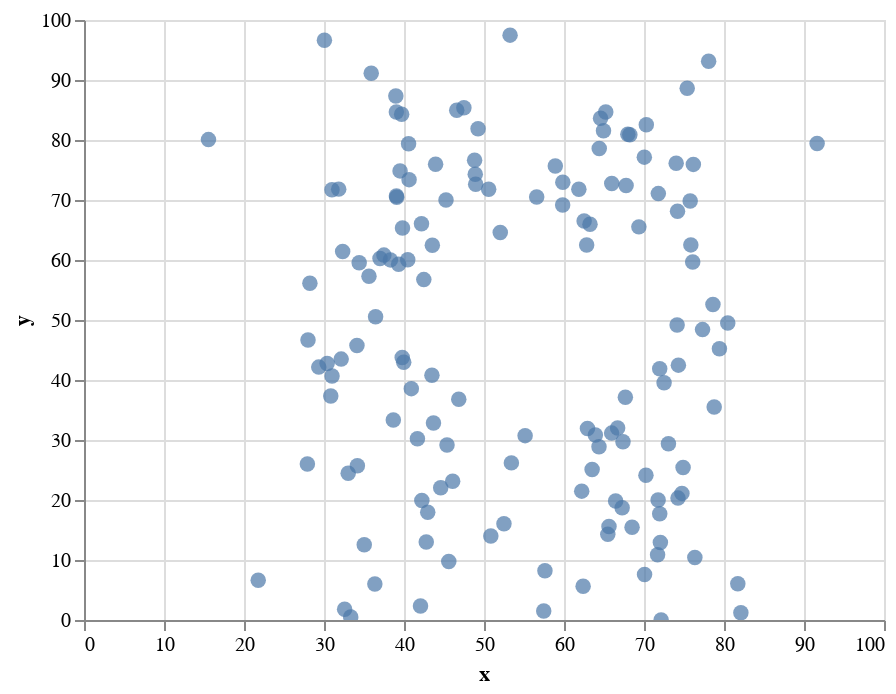

Write notebook code for a chart like this one.
### Markdown cell above
Looks quite similar, eh?

Now try and visualize the 3 datasets!

### Code cell
alt.Chart(dataset1).mark_circle(size=60).encode(
    x='x',
    y='y'
).interactive()

### Figure 1 — Vega-Lite specification as saved in the notebook (floating-point values rounded to 4 significant figures; data arrays with more than 128 entries replaced by an {"elided": "..."} marker saying what was removed)
{"$schema": "https://vega.github.io/schema/vega-lite/v3.4.0.json", "config": {"mark": {"tooltip": null}, "view": {"height": 300, "width": 400}}, "data": {"name": "data-9f5078c4498a0a46462c69bb3e026bcf"}, "datasets": {"data-9f5078c4498a0a46462c69bb3e026bcf": {"elided": "142 records"}}, "encoding": {"x": {"field": "x", "type": "quantitative"}, "y": {"field": "y", "type": "quantitative"}}, "mark": {"size": 60, "type": "circle"}, "selection": {"selector007": {"bind": "scales", "encodings": ["x", "y"], "type": "interval"}}}
